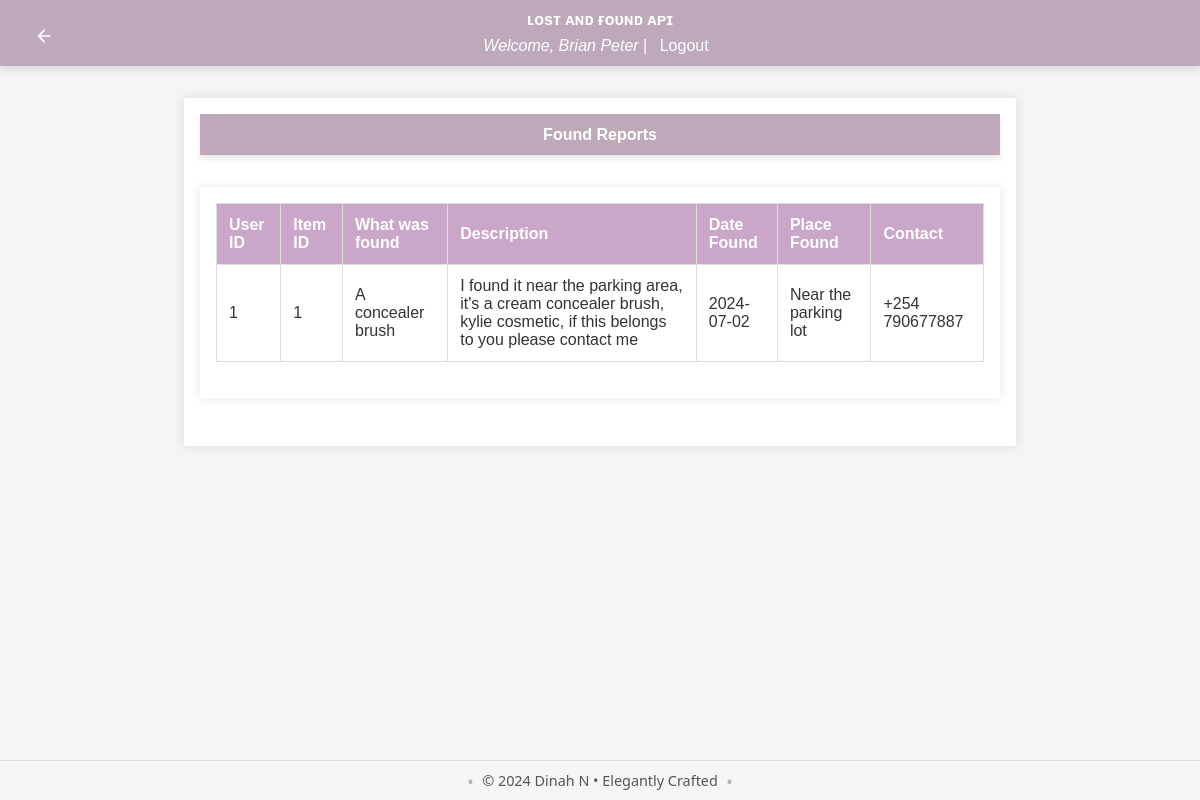
Before: /admin/reports/found (signed in) with the older database file.
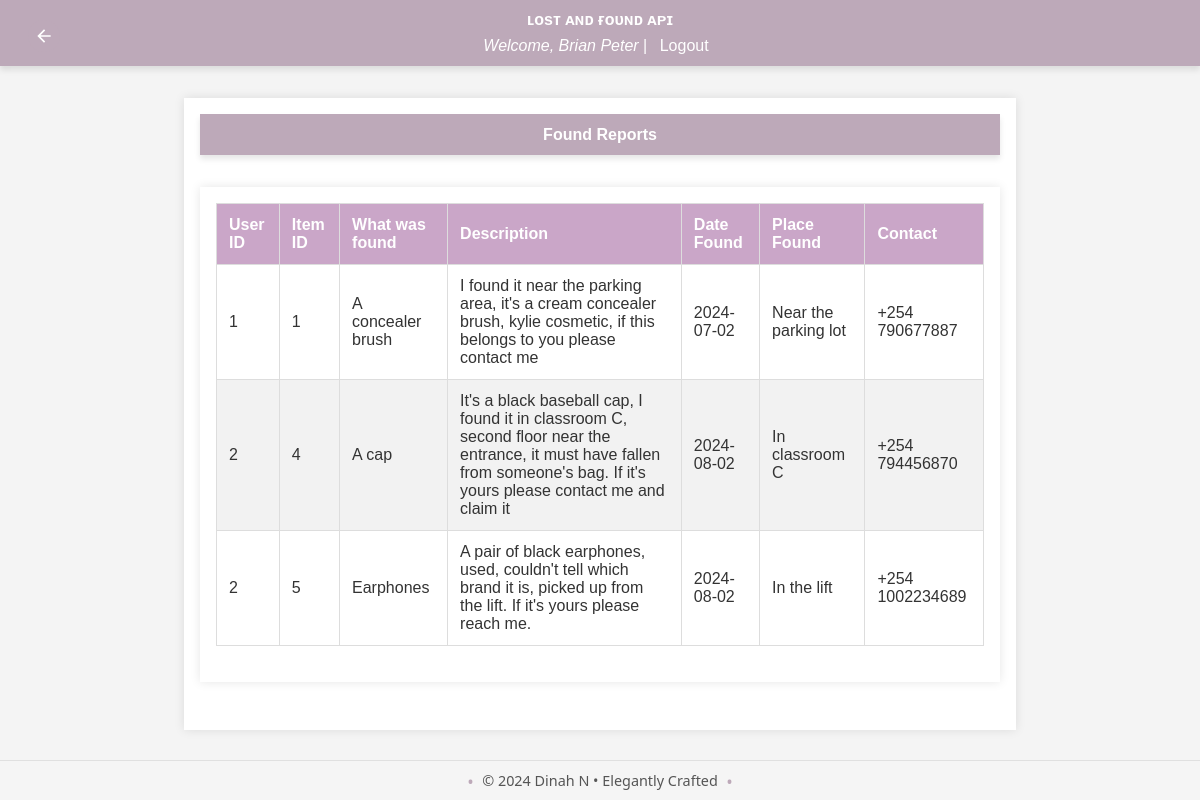
After: the same page with the newer database file.
### app/models/user.py (models this page shows, shortened)
class User(db.Model, UserMixin):
    id = db.Column(db.Integer, primary_key=True)
    username = db.Column(db.String(150), unique=True, nullable=False)
    email = db.Column(db.String(150), unique=True, nullable=False)
    password_hash = db.Column(db.String(150), nullable=False)
    role = db.Column(db.String(50), nullable=False, default='user')
    lost_reports = db.relationship('LostReport', back_populates='user', lazy=True)
    found_reports = db.relationship('FoundReport', back_populates='user', lazy=True)
    claims = db.relationship('Claim', back_populates='claim_user', lazy=True)
    rewards_received = db.relationship('Reward', foreign_keys='Reward.receiver_id', back_populates='receiver', lazy=True)
    rewards_paid = db.relationship('Reward', foreign_keys='Reward.payer_id', back_populates='payer', lazy=True)
    reset_tokens = db.relationship('PasswordResetToken', back_populates='user', lazy=True)
    comments = db.relationship('Comment', back_populates='user')
    @property
    def password(self):
        raise AttributeError('password is not a readable attribute')

### app/models/found_report.py (models this page shows, shortened)
class FoundReport(db.Model):
    id = db.Column(db.Integer, primary_key=True)
    user_id = db.Column(db.Integer, db.ForeignKey('user.id'), nullable=False)
    item_id = db.Column(db.Integer, db.ForeignKey('item.id'), nullable=False)
    item_name = db.Column(db.String(150), nullable=True)
    description = db.Column(db.String(255), nullable=True)
    date_found = db.Column(db.Date, nullable=False)
    time_found = db.Column(db.Time, nullable=False)
    primary_color = db.Column(db.String(50), nullable=True)
    secondary_color = db.Column(db.String(50), nullable=True)
    place_found = db.Column(db.String(255), nullable=False)
    upload_image = db.Column(db.String(250), nullable=True)
    contact = db.Column(db.String(255), nullable=True)  # Contact information
    user = db.relationship('User', back_populates='found_reports')
    item = db.relationship('Item', back_populates='found_reports')
    claims = db.relationship('Claim', back_populates='found_report')
    rewards = db.relationship('Reward', back_populates='found_report')

### app/routes/admin.py (the view)
@bp.route('/reports/found', methods=['GET'])
@login_required
@admin_required
def view_found_reports():
    try:
        found_reports = FoundReport.query.all()
        return render_template('view_found_reports.html', found_reports=found_reports)
    except Exception as e:
        flash(f'Error: {str(e)}', 'error')
        return redirect(url_for('admin.dashboard'))

### app/__init__.py (called while the page is built)
def create_app():
    app = Flask(__name__)
    load_dotenv()
    app.config['SECRET_KEY'] = os.environ.get('FLASK_SECRET_KEY', secrets.token_hex(16))
    app.config.from_object('config.Config')
    app.config.from_pyfile('config.py', silent=True)
    register_extensions(app)
    register_blueprints(app)
    configure_cors(app)
    @app.before_request
    def method_override():
        if request.method == 'POST':
            method = request.form.get('_method')
            if method:
                method = method.upper()
                if method in ['PUT', 'DELETE']:
                    request.environ['REQUEST_METHOD'] = method
    return app

def register_extensions(app):
    db.init_app(app)
    migrate.init_app(app, db)
    bcrypt.init_app(app)
    login_manager.init_app(app)
    mail.init_app(app)
    @login_manager.user_loader
    def load_user(user_id):
        return user.User.query.get(int(user_id))

### app/templates/view_found_reports.html (shortened to what this page needs)
{% extends "base.html" %}
{% block content %}
<header>
    <a href="{{ url_for('admin.dashboard') }}" class="back-button" title="Back to Dashboard">
        <svg xmlns="http://www.w3.org/2000/svg" viewBox="0 0 24 24" fill="currentColor" width="24" height="24">
            <path d="M20 11H7.83l5.59-5.59L12 4l-8 8 8 8 1.41-1.41L7.83 13H20v-2z"/>
        </svg>
    </a>
    <h1>Found Reports</h1>
</header>
<main>
    <table>
        <thead>
            <tr>
                <th>User ID</th>
                <th>Item ID</th>
                <th>What was found</th>
                <th>Description</th>
                <th>Date Found</th>
                <th>Place Found</th>
                <th>Contact</th>
            </tr>
        </thead>
        <tbody>
            {% for report in found_reports %}
            <tr>
                <td>{{ report.user_id }}</td>
                <td>{{ report.item_id }}</td>
                <td>{{ report.item_name }}</td>
                <td>{{ report.description }}</td>
                <td>{{ report.date_found }}</td>
                <td>{{ report.place_found }}</td>
                <td>{{ report.contact}}</td>
            </tr>
            {% endfor %}
        </tbody>
    </table>
</main>
{% endblock %}

### app/templates/base.html (shortened to what this page needs)
<!DOCTYPE html>
<html lang="en">
<head>
    <link rel="stylesheet" href="{{ url_for('static', filename='styles.css') }}">
</head>
<body>
    <header>
        <h1>ʟᴏsᴛ ᴀɴᴅ ғᴏᴜɴᴅ ᴀᴘɪ</h1>
        {% if current_user.is_authenticated %}
            <p><i>Welcome, {{ current_user.username }}</i> | <a href="{{ url_for('auth.logout') }}">Logout</a></p>
        {% else %}
            <p>
                <a href="{{ url_for('auth.login') }}">Login</a> |
                <a href="{{ url_for('auth.register') }}">Sign Up</a>
            </p>
        {% endif %}
    </header>
    <main>
        {% block content %}{% endblock %}
    </main>
    <footer>
        <p>&copy; 2024 Dinah N • Elegantly Crafted</p>
    </footer>
</body>
</html>

### app/static/styles.css (style rules this page uses)
body { font-family: 'Roboto', sans-serif; margin: 0; padding: 0; background-color: #f9f9f9; color: #333; }
.back-button { position: absolute; top: 20px; left: 20px; background-color: #bda9b9; color: white; width: 32px; height: 32px; border-radius: 50%; display: flex; justify-content: center; align-items: center; text-decoration: none; transition: background-color 0.3s ease; }
.back-button svg { width: 20px; height: 20px; }
header { background-color: #e7cbe1; color: #ecf0f1; padding: 20px 0; box-shadow: 0 4px 6px rgba(0, 0, 0, 0.1); }
header h1 { margin: 0; text-align: center; font-size: 1.0rem; }
main { padding: 40px; max-width: 1200px; margin: 0 auto; }
footer { background-color: #e7cbe1; color: #ecf0f1; text-align: center; padding: 20px 0; position: fixed; bottom: 0; width: 100%; }
table { width: 100%; border-collapse: collapse; margin-bottom: 20px; }
table th, table td { padding: 12px; border: 1px solid #ddd; text-align: left; }
table th { background-color: #caa6c8; color: #fff; }
table tr:nth-child(even) { background-color: #f2f2f2; }

### app/templates/base.html (style rules this page uses)
body { font-family: Arial, sans-serif; background-color: #f4f4f4; margin: 0; padding: 0; }
header { background-color: #bda9b9; color: white; padding: 0.7rem; text-align: center; }
header p { margin: 0.5rem 0 0; }
header a { color: white; text-decoration: none; margin: 0 0.5rem; }
main { max-width: 800px; margin: 2rem auto; padding: 1rem; background-color: white; box-shadow: 0 0 10px rgba(0, 0, 0, 0.1); }
footer { background-color: whitesmoke; text-align: center; padding: 10px 0; font-family: 'Segoe UI', Tahoma, Geneva, Verdana, sans-serif; font-size: 0.9em; color: #555; border-top: 1px solid #e0e0e0; }
footer p { margin: 0; display: inline-block; position: relative; }
footer p::before, footer p::after { content: "•"; color: #bda9b9; font-size: 1.2em; position: absolute; top: 50%; transform: translateY(-50%); }
footer p::before { left: -15px; }
footer p::after { right: -15px; }

Changed rows visible on the page:
added FoundReport: user_id "2", item_id "4", item_name "A cap", description "It's a black baseball cap, I found it in classroom C, second floor near the entrance, it must have fallen from someone's bag. If it's yours please contact me and claim it", date_found "2024-08-02", place_found "In classroom C", contact "+254 794456870"
added FoundReport: user_id "2", item_id "5", item_name "Earphones", description "A pair of black earphones, used, couldn't tell which brand it is, picked up from the lift. If it's yours please reach me.", date_found "2024-08-02", place_found "In the lift", contact "+254 1002234689"
